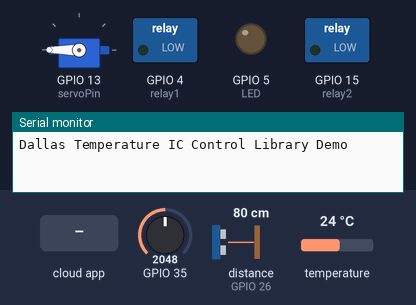
Simulated run of this sketch. Board: ESP32. Parts: servo, switched loads named in the sketch (green lamp = pin HIGH), output pins drawn as LEDs (lit = HIGH), the last lines printed to the serial monitor. The inputs (shaded band) are chosen by the test bench; at power-on: temperature 24 °C, GPIO 35 = 2048, distance to the obstacle (sensor on GPIO 26) 80 cm. The echo pulse lasts 58.3 µs per cm; WiFi joins after 1.5 s; servers stay silent unless stated; pins used as bus, display or sensor lines are not drawn.

Above: at 2.2 s.
2.3 s: the phone or cloud app sets feeder to 1
At 12.6 s:
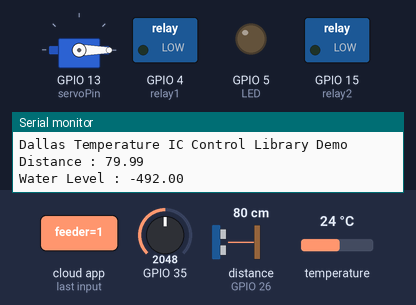
At 14.3 s:
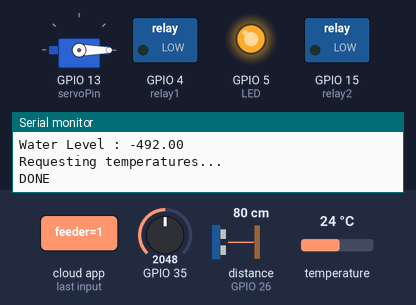
17.1 s: temperature set to 24.5 °C
24.4 s: temperature set to 25.7 °C
27.9 s: the phone or cloud app sets feeder to 0
31.4 s: temperature set to 12 °C
At 32.2 s:
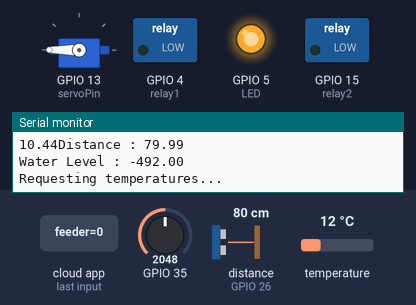
Timing chart, 0 to 33.9 s (numbered marks = the images above; inputs shaded):
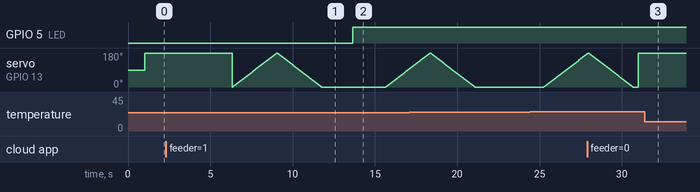

The sketch:

Aquaponics_Project_oct07a.ino
```cpp
#include "arduino_secrets.h"
/*
  The following variables are automatically generated and updated when changes are made to the Thing

  CloudTemperatureSensor temperature;
  CloudPercentage water_level;
  bool feeder;
  bool pump;

*/

#include "thingProperties.h"
#include "OneWire.h"
#include "DallasTemperature.h"
#include <ESP32Servo.h>

#define ONE_WIRE_BUS 2
float calibration_value = 21.34 - 1.5;
int phval = 0;
unsigned long int avgval;
int buffer_arr[10],temp;

float ph_act;

int emptyTankDistance = 15 ;  //Distance when tank is empty
int fullTankDistance =  2 ;  //Distance when tank is full
#define TRIGPIN    27  //D27
#define ECHOPIN    26  //D26
int servoPin = 13;
const int LED = 5;
Servo myservo;
int relay1 =4;
int relay2 =15;
int pos = 0;
float duration;
float distance;
int   waterLevelPer;
OneWire oneWire(ONE_WIRE_BUS);
DallasTemperature sensors(&oneWire);

void setup() {
  // Initialize serial and wait for port to open:
  Serial.begin(9600);
  pinMode(LED, OUTPUT);
  Serial.println("Dallas Temperature IC Control Library Demo");
  sensors.begin();
   pinMode(ECHOPIN, INPUT);
  pinMode(TRIGPIN, OUTPUT);
  myservo.attach(servoPin, 1000, 2000);
  pinMode(relay1,OUTPUT);
  pinMode(relay2,OUTPUT);
delay(1000);
  initProperties();
  ArduinoCloud.begin(ArduinoIoTPreferredConnection);
  setDebugMessageLevel(2);
  ArduinoCloud.printDebugInfo();
}

void loop() {
  onFeederChange();
  onPumpChange();

 for(int i=0;i<10;i++)
 {
 buffer_arr[i]=analogRead(35);
 delay(30);
 }
 for(int i=0;i<9;i++)
 {
 for(int j=i+1;j<10;j++)
 {
 if(buffer_arr[i]>buffer_arr[j])
 {
 temp=buffer_arr[i];
 buffer_arr[i]=buffer_arr[j];
 buffer_arr[j]=temp;
 }
 }
 }
 avgval=0;
 for(int i=2;i<8;i++)
 avgval+=buffer_arr[i];
 float volt=(float)avgval*3.3/4096.0/6;
  ph = -5.70 * volt + calibration_value;

  ArduinoCloud.update();
  measureDistance();
  Serial.println("Requesting temperatures...");
  sensors.requestTemperatures();
  Serial.println("DONE");
  float tempf = 0;
  int c = 0;
  for(int i = 0;i<10;i++){
  float tempC = sensors.getTempCByIndex(0);
  if (tempC != DEVICE_DISCONNECTED_C)
  {
    tempf = tempC+tempf;
    c++;
  }
  else
  {
    Serial.println("Error: Could not read temperature data");
    continue;
  }
  }
  temperature = tempf/c;
  if(temperature<25){
    digitalWrite(LED, HIGH);
  delay(1000);
  }
  else{
    digitalWrite(LED, LOW);
  delay(1000);

  }
  Serial.print("Temperature for the device  is: ");
  Serial.println(temperature);
  Serial.println("pH Val: ");
 Serial.print(ph);
 delay(1000);
}
void onFeederChange()  {
  if( feeder == 1){
    for (pos = 0; pos <= 180; pos += 1) {
		myservo.write(pos);
		delay(15);
	}
    for (pos = 180; pos >= 0; pos -= 1) {
		myservo.write(pos);
		delay(15);
	}
  }
  else if(feeder == 0){
    myservo.write(180);
    delay(15);
  }

}

void measureDistance(){

  digitalWrite(TRIGPIN, LOW);
  delayMicroseconds(2);
  digitalWrite(TRIGPIN, HIGH);
  delayMicroseconds(20);
  digitalWrite(TRIGPIN, LOW);
  duration = pulseIn(ECHOPIN, HIGH);
  distance = ((duration / 2) * 0.343)/10;
   water_level = map((int)distance ,emptyTankDistance, fullTankDistance, 0, 100);
  Serial.print("Distance : ");
  Serial.println(distance);
Serial.print("Water Level : ");
  Serial.println( water_level);
   delay(1000);
}
void onPumpChange()  {
  // Add your code here to act upon Pump change
 if((water_level<100 || water_level==100)  &&(water_level>0 || water_level==0  ) ){
    if(pump == 3){
    digitalWrite(relay1,HIGH);
    digitalWrite(relay2,HIGH);
    delay(5000);
  }
   else {
     if((water_level<90 || pump ==1)){
    digitalWrite(relay1,LOW);
    delay(5000);
  }
  if((water_level>90 || pump == 2)){
    digitalWrite(relay2,LOW);
    delay(5000);
  }
   }
 }
}
```

arduino_secrets.h
```cpp
#define SECRET_DEVICE_KEY ""
#define SECRET_OPTIONAL_PASS ""
#define SECRET_SSID ""
```

thingProperties.h
```cpp
// Code generated by Arduino IoT Cloud, DO NOT EDIT.

#include <ArduinoIoTCloud.h>
#include <Arduino_ConnectionHandler.h>

const char DEVICE_LOGIN_NAME[]  = "34a815ce-84e2-4997-83cd-b5bcbb3a0786";

const char SSID[]               = SECRET_SSID;    // Network SSID (name)
const char PASS[]               = SECRET_OPTIONAL_PASS;    // Network password (use for WPA, or use as key for WEP)
const char DEVICE_KEY[]  = SECRET_DEVICE_KEY;    // Secret device password

void onPumpChange();
void onFeederChange();

float ph;
CloudTemperatureSensor temperature;
int pump;
CloudPercentage water_level;
bool feeder;

void initProperties(){

  ArduinoCloud.setBoardId(DEVICE_LOGIN_NAME);
  ArduinoCloud.setSecretDeviceKey(DEVICE_KEY);
  ArduinoCloud.addProperty(ph, READ, ON_CHANGE, NULL);
  ArduinoCloud.addProperty(temperature, READ, ON_CHANGE, NULL);
  ArduinoCloud.addProperty(pump, READWRITE, ON_CHANGE, onPumpChange);
  ArduinoCloud.addProperty(water_level, READ, ON_CHANGE, NULL);
  ArduinoCloud.addProperty(feeder, READWRITE, ON_CHANGE, onFeederChange);

}

WiFiConnectionHandler ArduinoIoTPreferredConnection(SSID, PASS);
```

Measured:
- after the input at 2.3 s, GPIO 5 (LED): LOW → HIGH after 11.3 s instead of 5.9 s
- after the input at 31.4 s, GPIO 5 (LED): stays HIGH (without the input it goes to LOW after 1.5 s)
